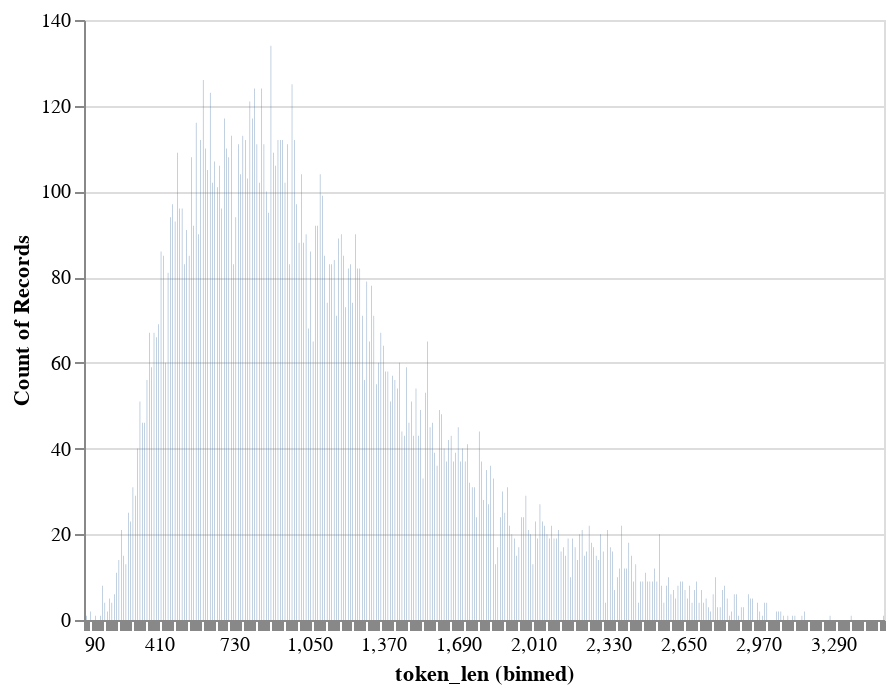

Notebook cell for this chart:
### Code cell
alt.Chart(data).mark_bar().encode(
    alt.X('token_len:Q', bin=alt.Bin(maxbins=n_cuts)),
    y='count()',
)

### Figure 1 — Vega-Lite specification as saved in the notebook (floating-point values rounded to 4 significant figures; data arrays with more than 128 entries replaced by an {"elided": "..."} marker saying what was removed)
{"config": {"view": {"continuousWidth": 400, "continuousHeight": 300}}, "data": {"name": "data-9d8d849029ff332cb8427513740b8367"}, "mark": "bar", "encoding": {"x": {"type": "quantitative", "bin": {"maxbins": 500}, "field": "token_len"}, "y": {"type": "quantitative", "aggregate": "count"}}, "$schema": "https://vega.github.io/schema/vega-lite/v4.8.1.json", "datasets": {"data-9d8d849029ff332cb8427513740b8367": {"elided": "13367 records"}}}
